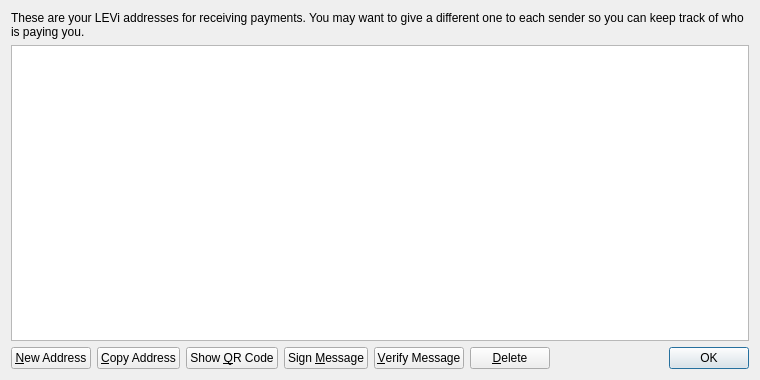
<?xml version="1.0" encoding="UTF-8"?>
<ui version="4.0">
 <class>AddressBookPage</class>
 <widget class="QWidget" name="AddressBookPage">
  <property name="geometry">
   <rect>
    <x>0</x>
    <y>0</y>
    <width>760</width>
    <height>380</height>
   </rect>
  </property>
  <property name="windowTitle">
   <string>Address Book</string>
  </property>
  <layout class="QVBoxLayout" name="verticalLayout">
   <item>
    <widget class="QLabel" name="labelExplanation">
     <property name="text">
      <string>These are your LEVi addresses for receiving payments. You may want to give a different one to each sender so you can keep track of who is paying you.</string>
     </property>
     <property name="textFormat">
      <enum>Qt::PlainText</enum>
     </property>
     <property name="wordWrap">
      <bool>true</bool>
     </property>
    </widget>
   </item>
   <item>
    <widget class="QTableView" name="tableView">
     <property name="contextMenuPolicy">
      <enum>Qt::CustomContextMenu</enum>
     </property>
     <property name="toolTip">
      <string>Double-click to edit address or label</string>
     </property>
     <property name="tabKeyNavigation">
      <bool>false</bool>
     </property>
     <property name="alternatingRowColors">
      <bool>true</bool>
     </property>
     <property name="selectionMode">
      <enum>QAbstractItemView::SingleSelection</enum>
     </property>
     <property name="selectionBehavior">
      <enum>QAbstractItemView::SelectRows</enum>
     </property>
     <property name="sortingEnabled">
      <bool>true</bool>
     </property>
     <attribute name="verticalHeaderVisible">
      <bool>false</bool>
     </attribute>
    </widget>
   </item>
   <item>
    <layout class="QHBoxLayout" name="horizontalLayout">
     <item>
      <widget class="QPushButton" name="newAddressButton">
       <property name="toolTip">
        <string>Create a new address</string>
       </property>
       <property name="text">
        <string>&amp;New Address</string>
       </property>
       <property name="icon">
        <iconset resource="../bitcoin.qrc">
         <normaloff>:/icons/add</normaloff>:/icons/add</iconset>
       </property>
      </widget>
     </item>
     <item>
      <widget class="QPushButton" name="copyToClipboard">
       <property name="toolTip">
        <string>Copy the currently selected address to the system clipboard</string>
       </property>
       <property name="text">
        <string>&amp;Copy Address</string>
       </property>
       <property name="icon">
        <iconset resource="../bitcoin.qrc">
         <normaloff>:/icons/editcopy</normaloff>:/icons/editcopy</iconset>
       </property>
      </widget>
     </item>
     <item>
      <widget class="QPushButton" name="showQRCode">
       <property name="text">
        <string>Show &amp;QR Code</string>
       </property>
       <property name="icon">
        <iconset resource="../bitcoin.qrc">
         <normaloff>:/icons/qrcode</normaloff>:/icons/qrcode</iconset>
       </property>
      </widget>
     </item>
     <item>
      <widget class="QPushButton" name="signMessage">
       <property name="toolTip">
        <string>Sign a message to prove you own a LEVi address</string>
       </property>
       <property name="text">
        <string>Sign &amp;Message</string>
       </property>
       <property name="icon">
        <iconset resource="../bitcoin.qrc">
         <normaloff>:/icons/edit</normaloff>:/icons/edit</iconset>
       </property>
      </widget>
     </item>
     <item>
      <widget class="QPushButton" name="verifyMessage">
       <property name="toolTip">
        <string>Verify a message to ensure it was signed with a specified LEVi address</string>
       </property>
       <property name="text">
        <string>&amp;Verify Message</string>
       </property>
       <property name="icon">
        <iconset resource="../bitcoin.qrc">
         <normaloff>:/icons/transaction_0</normaloff>:/icons/transaction_0</iconset>
       </property>
      </widget>
     </item>
     <item>
      <widget class="QPushButton" name="deleteButton">
       <property name="toolTip">
        <string>Delete the currently selected address from the list</string>
       </property>
       <property name="text">
        <string>&amp;Delete</string>
       </property>
       <property name="icon">
        <iconset resource="../bitcoin.qrc">
         <normaloff>:/icons/remove</normaloff>:/icons/remove</iconset>
       </property>
      </widget>
     </item>
     <item>
      <spacer name="horizontalSpacer">
       <property name="orientation">
        <enum>Qt::Horizontal</enum>
       </property>
       <property name="sizeHint" stdset="0">
        <size>
         <width>40</width>
         <height>20</height>
        </size>
       </property>
      </spacer>
     </item>
     <item>
      <widget class="QDialogButtonBox" name="buttonBox">
       <property name="sizePolicy">
        <sizepolicy hsizetype="Maximum" vsizetype="Fixed">
         <horstretch>0</horstretch>
         <verstretch>0</verstretch>
        </sizepolicy>
       </property>
       <property name="standardButtons">
        <set>QDialogButtonBox::Ok</set>
       </property>
      </widget>
     </item>
    </layout>
   </item>
  </layout>
 </widget>
 <resources>
  <include location="../bitcoin.qrc"/>
 </resources>
 <connections/>
</ui>
